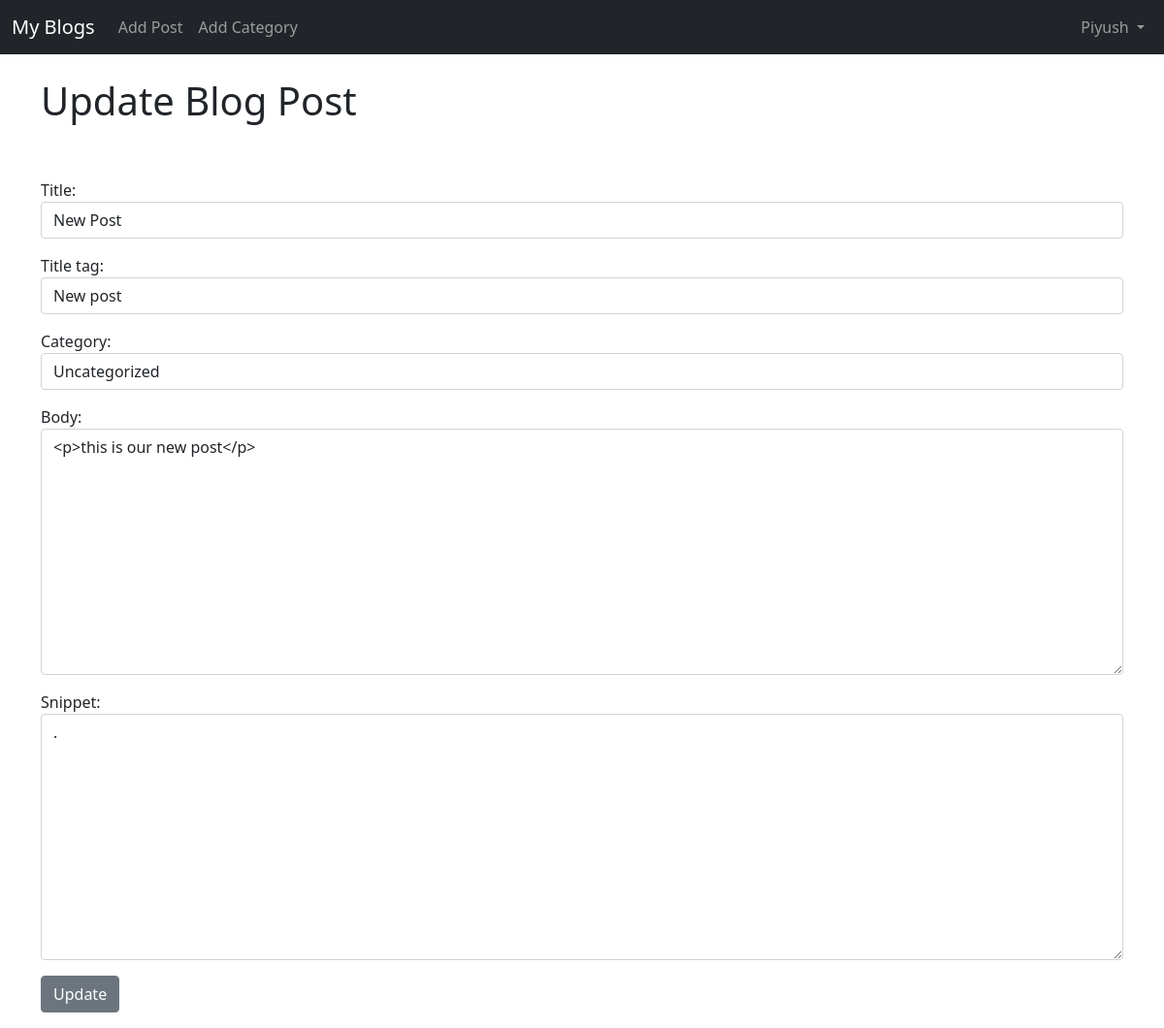
The page /article/edit/18 (signed in) on the database its author committed.
### theblog/models.py (models this page shows, shortened)
class Post(models.Model):
    title = models.CharField(max_length=255)
    title_image = models.ImageField(blank=True, null=True, upload_to="images/")
    title_tag = models.CharField(max_length=255)
    author = models.ForeignKey(User, on_delete=models.CASCADE)
    body = RichTextField(blank=True, null=True)
    post_date = models.DateField(auto_now_add=True)
    category = models.ForeignKey(Category, on_delete=models.PROTECT, null=True)
    snippet = models.CharField(max_length=255)
    like = models.ManyToManyField(User, related_name="blog_posts")

### theblog/views.py (the view)
# urls.py: path("article/edit/<int:pk>", UpdatePostView.as_view(), name="update_post"),
class UpdatePostView(UpdateView):
    model = Post
    form_class = UpdateForm
    template_name = "update_post.html"

### theblog/forms.py
class UpdateForm(forms.ModelForm):
    class Meta:
        model = Post
        fields = ('title', 'title_tag', 'category', 'body', 'snippet')
        widgets = {
            'title': forms.TextInput(attrs={'class': 'form-control'}),
            'title_tag': forms.TextInput(attrs={'class': 'form-control'}),
            'category': forms.Select(attrs={'class': 'form-control'}),
            'body': forms.Textarea(attrs={'class': 'form-control'}),
            'snippet': forms.Textarea(attrs={'class': 'form-control'}),
        }

### theblog/models.py (called while the page is built)
    def __str__(self):
        return self.name

### theblog/templates/update_post.html (shortened to what this page needs)
{% extends 'base.html' %}
{% block content %}
{% if user.is_authenticated %}
    {% if user.id == post.author.id %}
        <h1>Update Blog Post</h1>
        <br><br>
        <div class="form-group">
            <form method="POST">
                {{form.as_p}}
                <button class="btn btn-secondary">Update</button>
            </form>
        </div>
    {% else %}
    You're not allowed to delete...
    {% endif %}
{% else %}
    You are not Logged in....... Log In first!
{% endif %}
{% endblock %}

### theblog/templates/base.html (shortened to what this page needs)
<!doctype html>
<html lang="en">
  <head>
    <link href="https://cdn.jsdelivr.net/npm/bootstrap@5.1.3/dist/css/bootstrap.min.css" rel="stylesheet">
  </head>
  <body class="mb-3">
  <nav class="navbar navbar-expand-lg navbar-dark bg-dark">
    <div class="container-fluid">
      <a class="navbar-brand" href="{% url 'home' %}">My Blogs</a>
      <div class="collapse navbar-collapse" id="navbarSupportedContent">
        <ul class="navbar-nav me-auto mb-2 mb-lg-0">
          {% if user.is_authenticated %}
            <li class="nav-item">
              <a class="nav-link" href="{% url 'add_post' %}">Add Post</a>
            </li>
            <li class="nav-item">
              <a class="nav-link" href="{% url 'add_category' %}">Add Category</a>
            </li>
          {% endif %}
        </ul>
      {% if user.is_authenticated %}
          {% if user.userprofile.id %}
            <ul class="navbar-nav ml-auto mb-2 mb-lg-0">
                <li class="nav-item dropdown">
                  <a class="nav-link dropdown-toggle" href="#" id="navbarDropdown" role="button" data-bs-toggle="dropdown" aria-expanded="false">
                    {{ user.first_name }}
                  </a>
                </li>
            </ul>
          {% endif %}
      {% endif %}
      </div>
    </div>
  </nav>
  <br>
  <div class="container">
    {% block content %}
    {% endblock %}
  </div>
  </body>
</html>

### rows shown on the page
Post: title "New Post", title_tag "New post", category "Uncategorized", body "<p>this is our new post</p>", snippet "."

### other values the page prints
{{ user.first_name }} "Piyush"
